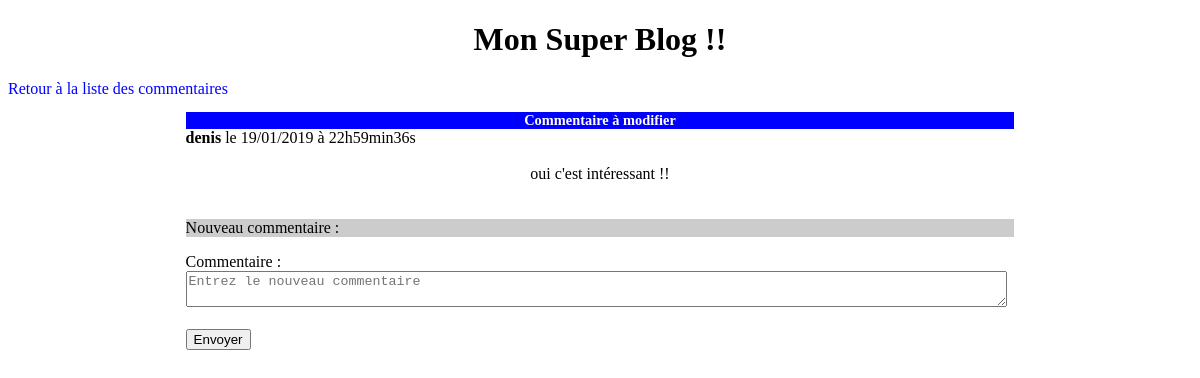
/index.php?action=changeView&postId=2&id=33, run on the app's committed database.
### tables this page shows
CREATE TABLE `comments` (
  `id` int(11) NOT NULL,
  `post_id` int(11) NOT NULL,
  `author` varchar(255) NOT NULL,
  `comment` text NOT NULL,
  `comment_date` datetime NOT NULL
);

### controller/frontend.php (called while the page is built, shortened)
<?php
require_once('model/CommentManager.php');
function changePage($id, $postId)
{
  $commentManager = new  \Quentin\Blog\Model\CommentManager();
  $request1 = $commentManager->changePage($id,$postId);
  require ('view/frontend/changeCommentView.php');
}

### model/CommentManager.php (called while the page is built, shortened)
<?php
class CommentManager extends Manager
{
public function changePage($id,$postId)
{
 $db = $this->dbConnect();
 $request1 = $db->prepare('SELECT id, post_id, author, comment, DATE_FORMAT(comment_date, \'%d/%m/%Y à %Hh%imin%ss\') AS date_fr2 FROM comments WHERE id = ? ORDER BY id DESC LIMIT 0,5');
 $request1->execute(array($id));
 return $request1;
 return $id;
 return $postId;
}
}

### view/frontend/changeCommentView.php (the view, shortened to what this page needs)
<?php
$lien = '<a href="index.php?action=post&id=' . $_GET['postId']  . '">Retour à la liste des commentaires</a>';
?>
<?php
while ($data1 = $request1->fetch())
{
     echo '<strong>' . htmlspecialchars($data1['author']) . '</strong>' . ' le ' . htmlspecialchars($data1['date_fr2']) . '<br><br><div class="center">' . htmlspecialchars($data1['comment']) . '</div><br><br>';
}
?>
<p>Nouveau commentaire : </p>
<form action="index.php?action=changeComment&amp;id=<?= $_GET['id'] ?>&amp;postId=<?= $_GET['postId'] ?>" method="post">
     <div>
          <label for="newComment">Commentaire : </label>
          <br>
          <textarea cols="100%" name="newComment" id="newComment" placeholder="Entrez le nouveau commentaire"></textarea>
     </div>
     <div>
          <br>
          <button type="submit">Envoyer</button>
     </div>
</form>
<?php
require('template.php'); ?>

### public/css/style.css (style rules this page uses)
.news p { background-color:#CCCCCC; margin-top:0px; }
a { text-decoration: none; color: blue; }
form { margin-bottom: 25px; }
.center, .test { text-align:center; }

### data on the page
comments: author "denis", date_fr2 "19/01/2019 à 22h59min36s", comment "oui c'est intéressant !!"

### other printed values
$Subtitle "Commentaire à modifier"
